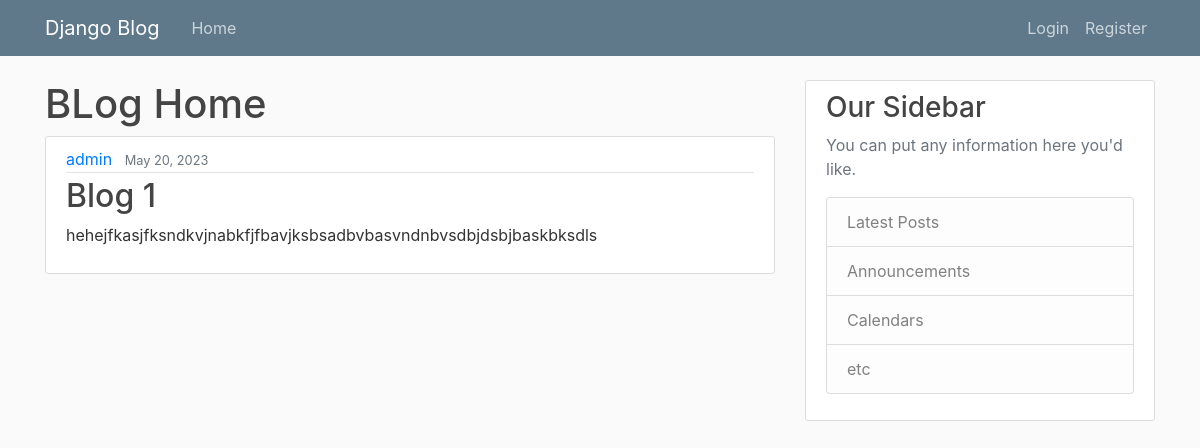
/, run on an earlier commit of the app's database.
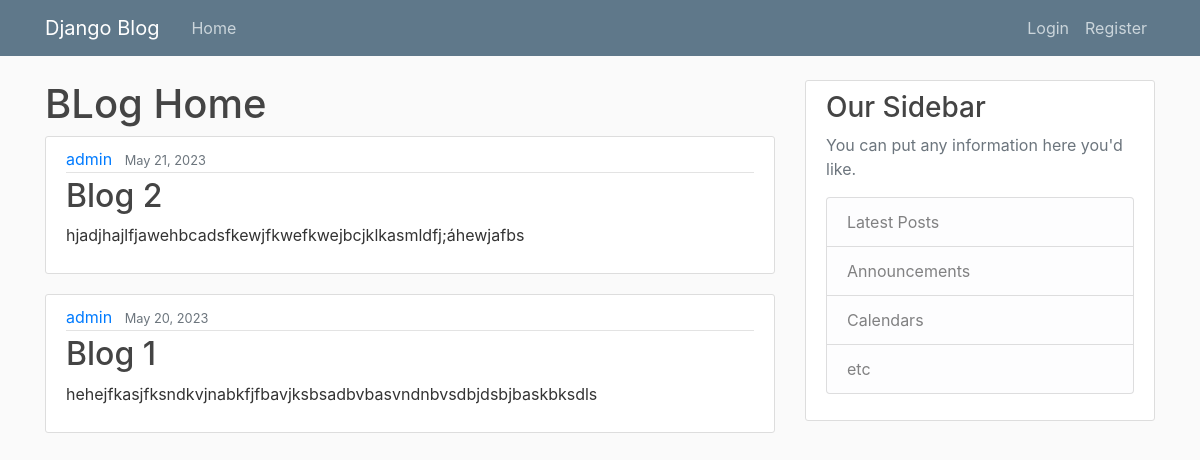
And on a later commit of the database.
### blog/models.py (models this page shows, shortened)
class Post(models.Model):
    title = models.CharField(max_length=100)
    content = models.TextField()
    date_posted = models.DateTimeField(default=timezone.now)
    author = models.ForeignKey(User, on_delete=models.CASCADE)

### blog/views.py (the view)
# urls.py: path('', PostListView.as_view(), name='home'),
class PostListView(ListView):
    model = Post
    template_name = 'blog/homepage.html'
    context_object_name = 'posts'
    ordering = ['-date_posted']

### blog/template/blog/homepage.html
{%extends "blog/base.html"%}
{%block content%}
<h1>BLog Home</h1>
    {% for post in posts %}
    <article class="media content-section">
        <div class="media-body">
          <div class="article-metadata">
            <a class="mr-2" href="#">{{ post.author }}</a>
            <small class="text-muted">{{ post.date_posted|date:"F d, Y" }}</small>
          </div>
          <h2><a class="article-title" href="{%url 'post-detail' post.id%}">{{ post.title }}</a></h2>
          <p class="article-content">{{ post.content }}</p>
        </div>
      </article>
    {%endfor%}
{%endblock content%}

What changed in the data, as far as the page shows it:
added Post: author "admin", date_posted "May 21, 2023", title "Blog 2", content "hjadjhajlfjawehbcadsfkewjfkwefkwejbcjklkasmldfj;áhewjafbs"
